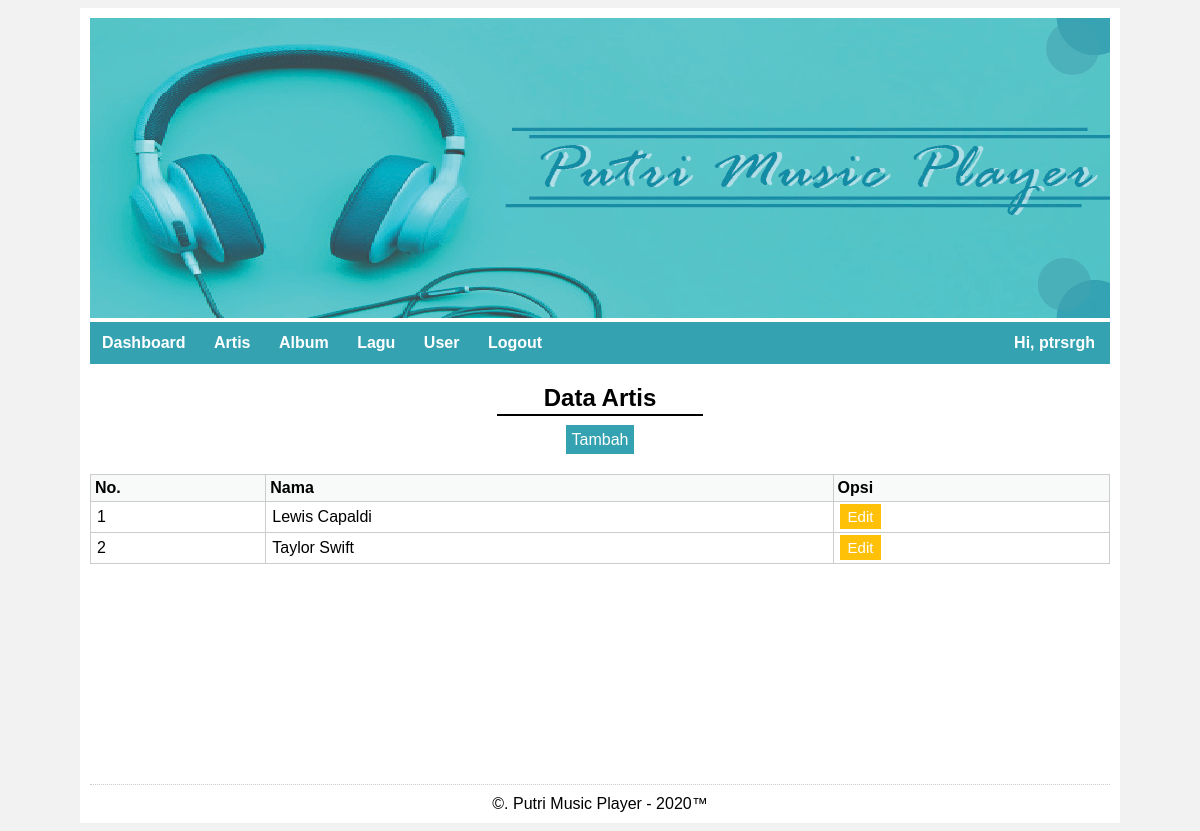
/dashboard.php?page=artist_tampil (signed in), run on the app's committed database.
### tables this page shows
CREATE TABLE `tb_artist` (
  `artist_id` tinyint(3) NOT NULL,
  `artist_name` varchar(100) NOT NULL
);

### dashboard.php (called while the page is built, shortened)
<?php
require_once "layout/dashboard.php";

### app/Controller.php (called while the page is built, shortened)
<?php
class Controller {
	public function __construct() {
		try {
			$this->db = new PDO ("mysql:host=localhost;dbname=dbmusicplayer", "root", "");
		} catch (Exception $e) {
			die ("error! " . $e->getMessage());
		}
	}
}

### app/Artist.php (called while the page is built, shortened)
<?php
class Artist extends Controller {
	public function tampil()
	{
		$sql = "SELECT * FROM tb_artist ORDER BY artist_name";
		$stmt = $this->db->prepare($sql);
		$stmt->execute();
		$data = [];
		while ($row = $stmt->fetch()) {
			$data[] = $row;
		}
		return $data;
	}
}

### artist_tampil.php (the view)
<h2 class="judul">Data Artis</h2>
<hr class="garis-judul">
<div class="btn-tambah">
	<a href="dashboard.php?page=artist_input">Tambah</a>
</div>
<?php
$art = new App\Artist();
$rows = $art->tampil();
?>
<table>
	<tr>
		<th>No.</th>
		<th>Nama</th>
		<th>Opsi</th>
	</tr>
	<?php foreach ($rows as $row) { ?>
		<tr>
			<td><?php echo $row['artist_id']; ?></td>
			<td><?php echo $row['artist_name']; ?></td>
			<td><a href="dashboard.php?page=artist_edit&id=<?php echo $row['artist_id']; ?>" class="btn-edit">Edit</a></td>
		</tr>
	<?php } ?>
</table>

### layout/assets/css/style.css (style rules this page uses)
body { font-family: 'Source Sans Pro', sans-serif; font-size: 16px; background: #f2f2f2; }
a { text-decoration: none; }
table { width: 100%; border-collapse: collapse; }
table th { background: #F8F9F9; padding: 4px; text-transform: capitalize; font-weight: bold; text-align: left; border: 1px solid #ccc; }
table tr { border: 1px solid #ccc; }
table td { padding: 6px; border: 1px solid #ccc; }
.btn-tambah { text-align: center; margin: 15px 0 25px 0; }
.btn-tambah a { background-color: #34A2B1; color: white; padding: 6px; }
.btn-edit { background-color: #ffc107; color: white; font-size: 15px; padding: 4px 8px; text-decoration: none; }
.judul { text-align: center; }
.garis-judul { border: 1px solid black; width: 20%; margin-top: -18px; }

### data on the page
tb_artist: artist_id "1", artist_name "Lewis Capaldi"
tb_artist: artist_id "2", artist_name "Taylor Swift"

### other printed values
$_SESSION['user_name'] "ptrsrgh"
